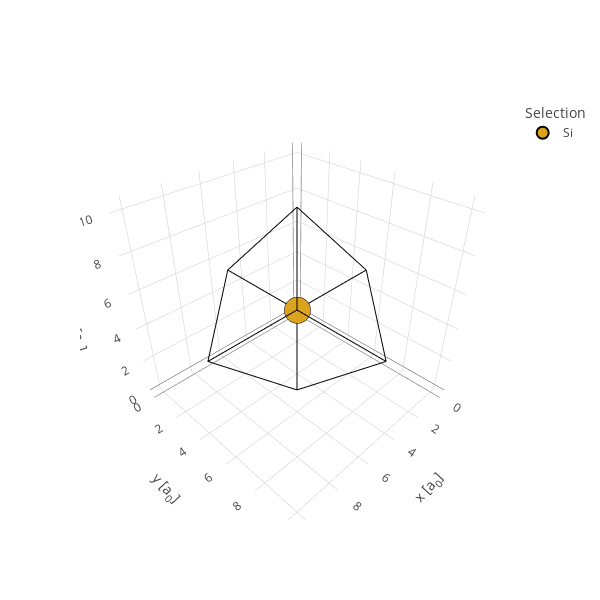

This figure's notebook cell:
### Code cell
# Let's take a look at the cell first
cell.view()

### Figure 1 — Plotly figure (JSON) as saved in the notebook; plotly's stock layout.template omitted (floating-point values rounded to 4 significant figures)
{"data": [{"marker": {"color": "black", "size": 0.1}, "name": "Unit cell", "showlegend": false, "type": "scatter3d", "x": [0.0, 5.132], "y": [0.0, 5.132], "z": [0.0, 0.0]}, {"marker": {"color": "black", "size": 0.1}, "name": "Unit cell", "showlegend": false, "type": "scatter3d", "x": [0.0, 5.132], "y": [0.0, 0.0], "z": [0.0, 5.132]}, {"marker": {"color": "black", "size": 0.1}, "name": "Unit cell", "showlegend": false, "type": "scatter3d", "x": [0.0, 0.0], "y": [0.0, 5.132], "z": [0.0, 5.132]}, {"marker": {"color": "black", "size": 0.1}, "name": "Unit cell", "showlegend": false, "type": "scatter3d", "x": [5.132, 10.26], "y": [5.132, 5.132], "z": [0.0, 5.132]}, {"marker": {"color": "black", "size": 0.1}, "name": "Unit cell", "showlegend": false, "type": "scatter3d", "x": [5.132, 5.132], "y": [5.132, 10.26], "z": [0.0, 5.132]}, {"marker": {"color": "black", "size": 0.1}, "name": "Unit cell", "showlegend": false, "type": "scatter3d", "x": [5.132, 10.26], "y": [0.0, 5.132], "z": [5.132, 5.132]}, {"marker": {"color": "black", "size": 0.1}, "name": "Unit cell", "showlegend": false, "type": "scatter3d", "x": [5.132, 5.132], "y": [0.0, 5.132], "z": [5.132, 10.26]}, {"marker": {"color": "black", "size": 0.1}, "name": "Unit cell", "showlegend": false, "type": "scatter3d", "x": [10.26, 10.26], "y": [5.132, 10.26], "z": [5.132, 10.26]}, {"marker": {"color": "black", "size": 0.1}, "name": "Unit cell", "showlegend": false, "type": "scatter3d", "x": [0.0, 5.132], "y": [5.132, 10.26], "z": [5.132, 5.132]}, {"marker": {"color": "black", "size": 0.1}, "name": "Unit cell", "showlegend": false, "type": "scatter3d", "x": [0.0, 5.132], "y": [5.132, 5.132], "z": [5.132, 10.26]}, {"marker": {"color": "black", "size": 0.1}, "name": "Unit cell", "showlegend": false, "type": "scatter3d", "x": [5.132, 10.26], "y": [10.26, 10.26], "z": [5.132, 10.26]}, {"marker": {"color": "black", "size": 0.1}, "name": "Unit cell", "showlegend": false, "type": "scatter3d", "x": [5.132, 10.26], "y": [5.132, 10.26], "z": [10.26, 10.26]}, {"marker": {"color": "#daa41f", "line": {"color": "black", "width": 2}, "size": 9.1}, "mode": "markers", "name": "Si", "type": "scatter3d", "x": [0.0, 2.566], "y": [0.0, 2.566], "z": [0.0, 2.566]}], "layout": {"height": 600, "hoverlabel": {"bgcolor": "black"}, "legend": {"itemsizing": "constant", "title": {"text": "Selection"}}, "scene": {"aspectmode": "data", "xaxis": {"title": {"text": "x [a<sub>0</sub>]"}}, "yaxis": {"title": {"text": "y [a<sub>0</sub>]"}}, "zaxis": {"title": {"text": "z [a<sub>0</sub>]"}}}, "width": 600}}
